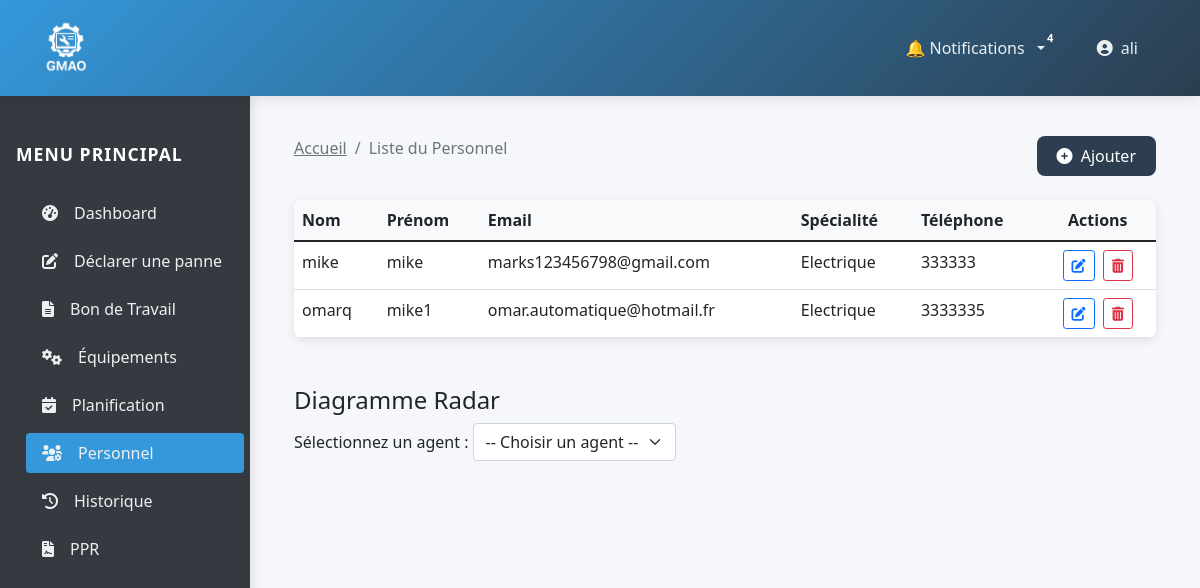
Page /comptes/personnel/ (signed in) on the committed database.
### monapp/models.py (models this page shows)
class Personnel(models.Model):
    N = models.AutoField(primary_key=True)
    nom = models.CharField(max_length=100)
    prenom = models.CharField(max_length=100)
    specialite = models.CharField(max_length=100)
    email = models.EmailField(unique=True)
    telephone = models.CharField(max_length=20, blank=True)

### monapp/views.py (the view, shortened to what this page needs)
# urls.py: path('comptes/personnel/', views.personnel_avec_radar,name='personnel_list'),
def personnel_avec_radar(request):
    personnel = Personnel.objects.all()
    selected_agent = request.GET.get('agent')
    chart_div = None
    return render(request, 'monapp/personnel.html', {
        'personnel': personnel,
        'agents': personnel,
        'chart_div': chart_div,
        'selected_agent': selected_agent,
    })

### monapp/context_processors.py (called while the page is built)
def notifications_context(request):
    if request.user.is_authenticated:
        notifications = Notification.objects.filter(user=request.user, is_read=False).order_by('-date')
        return {'notifications': notifications}
    return {}

### monapp/templates/monapp/personnel.html (shortened to what this page needs)
{% extends 'monapp/base.html' %}
{% load static %}
{% block content %}
<!DOCTYPE html>
<html lang="fr">
<head>
</head>
<body>
    <div class="container-fluid">
        <div class="row flex-nowrap">
            <div class="col-auto col-md-3 col-xl-2 px-0 sidebar">
                <div class="d-flex flex-column align-items-center align-items-sm-start px-3 pt-4 text-white min-vh-100">
                    <h5 class="sidebar-title mb-4">Menu Principal</h5>
                    <ul class="nav nav-pills flex-column mb-sm-auto mb-0 align-items-center align-items-sm-start w-100">
                        <li class="nav-item w-100">
                            <a href="{% url 'accueil' %}" class="nav-link text-white">
                                <i class="fas fa-tachometer-alt me-2"></i>Dashboard
                            </a>
                        </li>
                        <li class="nav-item w-100">
                            <a href="{% url 'declarer_panne' %}" class="nav-link text-white">
                                <i class="fa-solid fa-pen-to-square me-2"></i>Déclarer une panne
                            </a>
                        </li>
                        <li class="nav-item w-100">
                            <a href="{% url 'bon_form' %}" class="nav-link text-white">
                                <i class="fas fa-file-alt me-2"></i>Bon de Travail
                            </a>
                        </li>
                        <li class="nav-item w-100">
                            <a href="{% url 'equipments' %}" class="nav-link text-white">
                                <i class="fas fa-cogs me-2"></i>Équipements
                            </a>
                        </li>
                        <li class="nav-item w-100">
                            <a href="{% url 'planning' %}" class="nav-link text-white">
                                <i class="fas fa-calendar-check me-2"></i>Planification
                            </a>
                        </li>
                        <li class="nav-item w-100">
                            <a href="{% url 'personnel_list' %}" class="nav-link text-white active">
                                <i class="fas fa-users-cog me-2"></i>Personnel
                            </a>
                        </li>
                        <li class="nav-item w-100">
                            <a href="{% url 'historique' %}" class="nav-link text-white">
                                <i class="fas fa-history me-2"></i>Historique
                            </a>
                        </li>
                        <li class="nav-item w-100">
                            <a href="{% url 'dashboard' %}" class="nav-link text-white">
                                <i class="fas fa-file-contract me-2"></i>PPR
                            </a>
                        </li>
                    </ul>
                </div>
            </div>
            <main class="col py-3 main-content">
                <div class="container">
                    <div class="d-flex justify-content-between align-items-center mb-4">
                        <nav aria-label="breadcrumb">
                           <ol class="breadcrumb">
                              <li class="breadcrumb-item"><a href="{% url 'accueil' %}" class="text-secondary">Accueil</a></li>
                              <li class="breadcrumb-item active" aria-current="page">Liste du Personnel</li>
                           </ol>
                       </nav>
                        <a href="{% url 'add_personnel' %}" class="btn btn-primary">
                            <i class="fas fa-plus-circle me-1"></i> Ajouter
                        </a>
                    </div>
                    <div class="personnel-table">
                        <table class="table table-hover mb-0">
                            <thead>
                                <tr>
                                    <th>Nom</th>
                                    <th>Prénom</th>
                                    <th>Email</th>
                                    <th>Spécialité</th>
                                    <th>Téléphone</th>
                                    <th class="text-center">Actions</th>
                                </tr>
                            </thead>
                            <tbody>
                                {% for person in personnel %}
                                <tr>
                                    <td>{{ person.nom }}</td>
                                    <td>{{ person.prenom }}</td>
                                    <td>{{ person.email }}</td>
                                    <td>{{ person.specialite }}</td>
                                    <td>{{ person.telephone }}</td>
                                    <td class="text-center action-buttons">
                                        <a href="{% url 'edit_personnel' person.N %}"
                                           class="btn btn-sm btn-outline-primary"
                                           data-bs-toggle="tooltip"
                                           title="Modifier">
                                            <i class="fas fa-edit"></i>
                                        </a>
                                        <form method="post"
                                              action="{% url 'delete_personnel' person.N %}"
                                              class="d-inline">
                                            <button type="submit"
                                                    class="btn btn-sm btn-outline-danger"
                                                    data-bs-toggle="tooltip"
                                                    title="Supprimer"
                                                    onclick="return confirm('Confirmer la suppression ?')">
                                                <i class="fas fa-trash-alt"></i>
                                            </button>
                                        </form>
                                    </td>
                                </tr>
                                {% endfor %}
                            </tbody>
                        </table>
                    </div>
                    {% include 'monapp/radar_plot.html' %}
                </div>
            </main>
        </div>
    </div>
</body>
</html>
{% endblock %}

### monapp/templates/monapp/base.html (shortened to what this page needs)
<!DOCTYPE html>
{% load static %}
<html lang="fr">
<head>
    <link href="https://cdn.jsdelivr.net/npm/bootstrap@5.1.3/dist/css/bootstrap.min.css" rel="stylesheet">
    <link rel="stylesheet" href="https://cdnjs.cloudflare.com/ajax/libs/font-awesome/6.0.0/css/all.min.css">
</head>
<body>
    <nav class="top-nav navbar navbar-expand-lg navbar-dark">
        <div class="container-fluid">
            <a class="navbar-brand" href="{% url 'accueil' %}">
                <img src="{% static 'monapp/images/logo1.png' %}" alt="Logo" class="brand-logo">
            </a>
            <div class="collapse navbar-collapse" id="topNav">
                <ul class="navbar-nav ms-auto">
                   <li class="nav-item dropdown">
                <a class="nav-link dropdown-toggle position-relative" href="#" id="notifDropdown" role="button" data-toggle="dropdown" aria-haspopup="true" aria-expanded="false">
                     🔔 Notifications
                    {% if notifications|length > 0 %}
               <span class="badge badge-danger position-absolute" style="top: 0; right: 0; font-size: 0.7rem;">
                  {{ notifications|length }}
              </span>
        {% endif %}
  </a>
</li>
                    {% if user.is_authenticated %}
                        <li class="nav-item dropdown">
                            <a class="nav-link" href="#" data-bs-toggle="dropdown">
                                <i class="fas fa-user-circle"></i> {{ user.username }}
                            </a>
                        </li>
                    {% endif %}
                </ul>
            </div>
        </div>
    </nav>
    <main>
        {% block content %}{% endblock %}
    </main>
</body>
</html>

### monapp/templates/monapp/base.html (style rules this page uses)
:root { --primary-color: #2c3e50; --secondary-color: #3498db; --accent-color: #e74c3c; --light-text: #ecf0f1; --dark-text: #2c3e50; }
body { background: #f8f9fa; min-height: 100vh; }
.top-nav { background: linear-gradient(135deg, var(--primary-color) 0%, var(--secondary-color) 100%); padding: 0.8rem 1.5rem; box-shadow: 0 2px 15px rgba(0,0,0,0.1); position: fixed; top: 0; width: 100%; z-index: 1000; backdrop-filter: blur(10px); }
.nav-item { margin: 0 10px; position: relative; transition: all 0.3s cubic-bezier(0.4, 0, 0.2, 1); }
.nav-link { color: var(--light-text) !important; padding: 0.5rem 1rem !important; border-radius: 8px; transition: all 0.3s ease; display: flex; align-items: center; gap: 8px; }
.brand-logo { height: 60px; margin-right: 40px; transition: transform 0.3s ease; }
main { margin-top: 90px; padding: 30px 0; }
.btn-primary { background: var(--secondary-color); border: none; padding: 8px 20px; border-radius: 8px; transition: all 0.3s ease; }

### monapp/templates/monapp/personnel.html (style rules this page uses)
:root { --sidebar-width: 250px; --primary-color: #3498db; --secondary-color: #2c3e50; --success-color: #2ecc71; --warning-color: #f39c12; --danger-color: #e74c3c; --light-color: #f8f9fa; --dark-color: #343a40; }
body { font-family: 'Segoe UI', Roboto, 'Helvetica Neue', Arial, sans-serif; background-color: #f5f7fa; }
.sidebar { width: var(--sidebar-width); min-height: 100vh; position: fixed; left: 0; top: 0; z-index: 100; box-shadow: 2px 0 10px rgba(0,0,0,0.1); background-color: var(--dark-color); padding-top: 50px; }
.sidebar-title { color: white; font-size: 1.1rem; text-transform: uppercase; letter-spacing: 1px; font-weight: 600; margin-top: 20px; }
.nav-pills .nav-link { border-radius: 0.25rem; margin: 0.25rem 0; padding: 0.75rem 1rem; transition: all 0.3s ease; color: rgba(255,255,255,0.8); }
.nav-pills .nav-link.active { background-color: var(--primary-color); color: white; font-weight: 500; }
.main-content { margin-left: var(--sidebar-width); padding: 20px; }
.personnel-table { background: white; border-radius: 8px; box-shadow: 0 2px 10px rgba(0,0,0,0.1); overflow: hidden; }
.table th { background-color: var(--light-color); font-weight: 600; }
.action-buttons .btn { padding: 0.25rem 0.5rem; margin: 0 2px; }

### rows in the picture
Personnel: nom "mike", prenom "mike", email "marks123456798@gmail.com", specialite "Electrique", telephone "333333"
Personnel: nom "omarq", prenom "mike1", email "omar.automatique@hotmail.fr", specialite "Electrique", telephone "3333335"

### other values in the picture
{{ notifications|length }} "4"
{{ user.username }} "ali"
